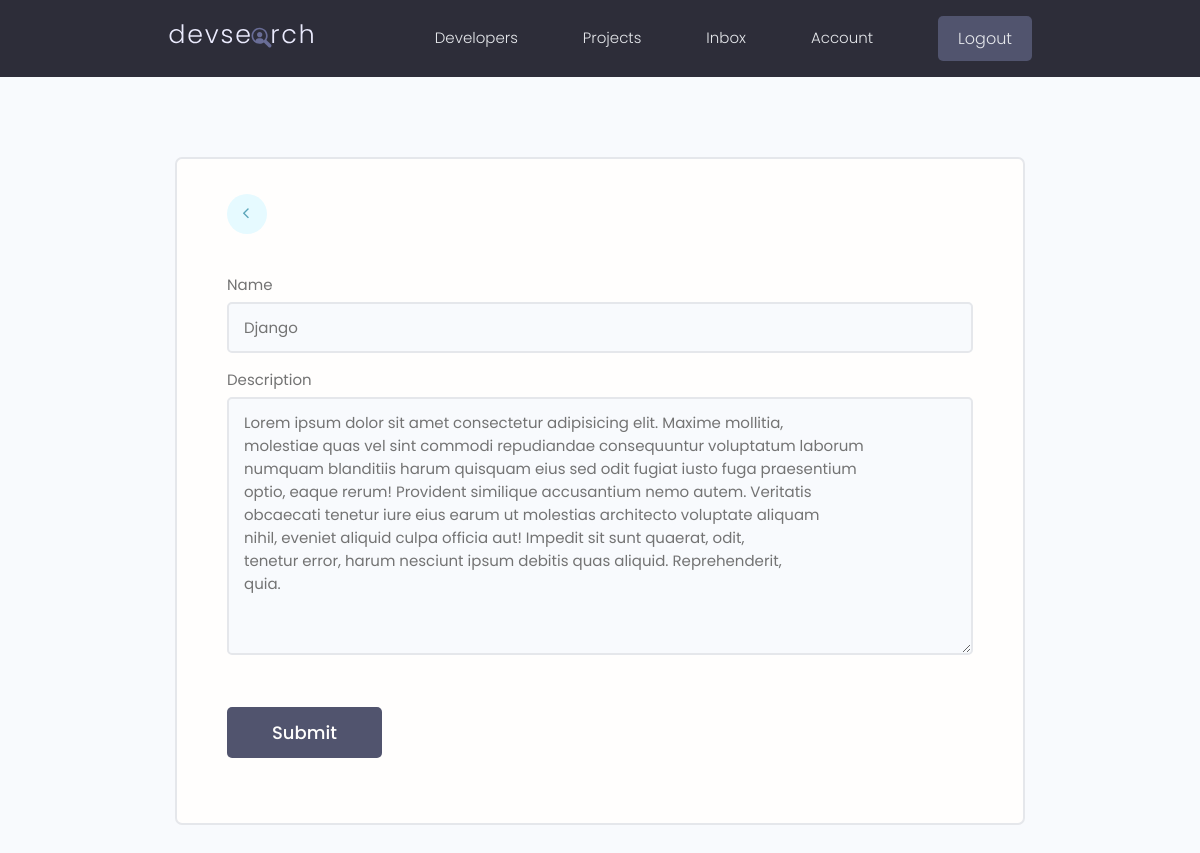
The app's page /update-skill/b1fead8c-8ace-4feb-bbf6-35d5988759f9/ (signed in) with its own data.
### users/models.py (models this page shows, shortened)
class Skill(models.Model):
    owner = models.ForeignKey(Profile, on_delete=models.CASCADE, null=True, blank=True)
    name = models.CharField(max_length=200, blank=True, null=True)
    description = models.TextField(blank=True, null=True)
    created = models.DateTimeField(auto_now_add=True)
    id = models.UUIDField(default=uuid.uuid4, unique=True, primary_key=True, editable=False)

### users/views.py (the view)
# urls.py: path('update-skill/<str:pk>/', views.updateSkill, name='update-skill'),
@login_required(login_url='login')
def updateSkill(request, pk):
    profile = request.user.profile
    skill = profile.skill_set.get(id=pk)
    form = SkillForm(instance = skill)
    if request.method == "POST":
        form = SkillForm(request.POST, instance=skill)
        if form.is_valid():
            form.save()
            messages.success(request, "Skill was updated successfully")
            return redirect('account')
    context = {'form': form}
    return render(request, 'users/skill_form.html', context)

### users/forms.py
class SkillForm(ModelForm):
    class Meta:
        model = Skill
        fields = '__all__'
        exclude = ['owner']
    def __init__(self, *args, **kwargs):
        super(SkillForm, self).__init__(*args, **kwargs)
        for name, field in self.fields.items():
            field.widget.attrs.update({'class': 'input'})

### users/templates/users/skill_form.html (shortened to what this page needs)
{% extends 'main.html' %}
{% block content %}
<main class="formPage my-xl">
    <div class="content-box">
        <div class="formWrapper">
            <a class="backButton" href="{% url 'account' %}"><i class="fa fa-angle-left" style="margin-left: 0.55em;"></i></a>
            <br>
            <form class="form" method="POST" action="">
                {% for field in form %}
                <div class="form__field">
                    <label for="formInput#text"> {{field.label}}</label>
                    {{field}}
                </div>
                {% endfor %}
                <input class="btn btn--sub btn--lg  my-md" type="submit" value="Submit" />
            </form>
        </div>
    </div>
</main>
{% endblock %}

### static/styles/app.css (style rules this page uses)
:root { --color-sub: #2d2d39; }
.btn--sub { background-color: var(--color-sub-light); }
i.fa { font-size: 1.7em; margin-right: 0.7em; }
.content-box { width: 95%; max-width: 85rem; margin: 0 auto; }
.backButton { background: var(--color-main-light); color: var(--color-main); width: 4rem; height: 4rem; display: flex; align-items: center; justify-content: center; border-radius: 50%; }
.backButton i { font-size: 1.8rem; }
.formPage .formWrapper { list-style: none; background: var(--color-white); padding: 3.5rem 5rem; border: 2px solid var(--color-light); border-radius: 0.7rem; }

### static/uikit/styles/modules/_variables.css (style rules this page uses)
:root { --color-main: #5aa5b9; --color-main-light: #e6faff; --color-sub: #3f4156; --color-sub-light: #51546e; --color-sub-lighter: #ededfd; --color-text: #737373; --color-gray: #8b8b8b; --color-light: #e5e7eb; --color-light-gray: #767676; --color-bg: #f8fafd; --color-white: #fffefd; --color-white-light: #f3f3f3; --color-success: #359e64; --color-success-bg: #def8e8; --color-error: #fc4b0b; --color-error-bg: #fff2ee; --font-base: 'Poppins', arial, helvetica, 'Segoe UI', roboto, ubuntu, sans-serif; --font-monospace: 'Fira Code', 'Courier New', courier, monospace; --font-regular: 300; --font-medium: 500; --font-bold: 700; --generic-shadow: 1px 1px 5px #00000010; --generic-transition: all 0.3s ease-in-out; }

### static/uikit/styles/modules/_base.css (style rules this page uses)
* { margin: 0; padding: 0; box-sizing: border-box; text-rendering: optimizeLegibility; color: inherit; font-size: inherit; }
html { font-size: 50%; }
@media only screen and (min-width: 480px) { html { font-size: 56.25%; } }
@media only screen and (min-width: 1200px) { html { font-size: 62.5%; } }
body { line-height: 1.6; font-weight: 400; font-size: 1.5rem; color: var(--color-text); background-color: var(--color-bg); min-height: 100vh; }

### static/uikit/styles/modules/_typography.css (style rules this page uses)
* { font-family: var(--font-base); }
a { padding-bottom: 2px; text-decoration: none; display: inline-block; color: var(--color-main); font-weight: var(--font-medium); }

### static/uikit/styles/modules/_utilities.css (style rules this page uses)
.my-md { margin: 3rem auto; }
.my-xl { margin: 8rem auto; }

### static/uikit/styles/modules/_button.css (style rules this page uses)
.btn { display: inline-block; position: relative; cursor: pointer; background-color: var(--color-light); font-weight: var(--font-medium); color: var(--color-sub); text-decoration: none; padding: 1rem 2rem; border-radius: 0.5rem; border: none; width: -webkit-fit-content; width: -moz-fit-content; width: fit-content; height: -webkit-fit-content; height: -moz-fit-content; height: fit-content; font-size: 1.6rem; outline-width: 0; outline-color: transparent; -webkit-backface-visibility: hidden; backface-visibility: hidden; transition: all 0.3s ease-in-out; }
.btn--sub { background-color: var(--color-sub); color: var(--color-white); }
.btn--lg { font-size: 1.8rem; padding: 1.2rem 4.5rem; }

### static/uikit/styles/modules/_form.css (style rules this page uses)
.form { display: block; }
.form__field { margin-top: 1.5rem; margin-bottom: 1.5rem; }
.form__label, .form__field > label { display: block; margin-bottom: 0.5rem; color: var(--color-text); }
input.input[type='text'], input.input[type='email'], input.input[type='password'], input.input[type='number'], select.input, textarea.input { min-width: 24rem; width: 100%; padding: 1.2rem 1.5rem; border-radius: 0.5rem; border: 2px solid var(--color-light); transition: all 0.3s ease-in-out; background-color: var(--color-bg); }

### records on screen
Skill: form "Django" "Lorem ipsum dolor sit amet consectetur adipisicing elit. Maxime mollitia, molestiae quas vel sint commodi repudiandae consequuntur voluptatum laborum numquam blanditiis harum quisquam eius sed odit fugiat iusto fuga praesentium optio, eaque rerum! Provident similique accusantium nemo autem. Veritatis obcaecati tenetur iure eius earum ut molestias architecto voluptate aliquam nihil, eveniet aliquid culpa officia aut! Impedit sit sunt quaerat, odit, tenetur error, harum nesciunt ipsum debitis quas aliquid. Reprehenderit, quia."

### other values on screen
{{ field.label }} "Name" "Description"
